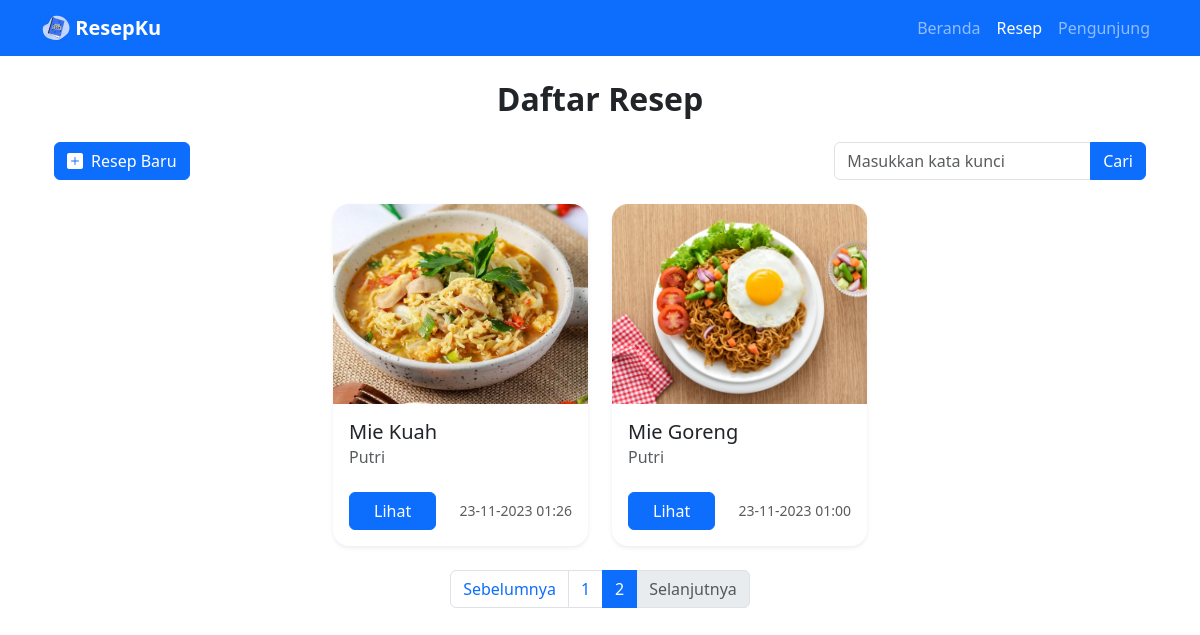
/resep-data.php?page=2, run on the app's committed database.
### tables this page shows
CREATE TABLE `tb_resep` (
  `id_resep` char(7) NOT NULL,
  `nama_resep` varchar(255) NOT NULL,
  `nama_pembuat` varchar(255) NOT NULL,
  `deskripsi` text NOT NULL,
  `gambar` varchar(255) NOT NULL,
  `tanggal_buat` datetime NOT NULL,
  `tanggal_edit` datetime NOT NULL
);

### resep-data.php (the view, shortened to what this page needs)
<?php
include 'template/_header.php';
include 'template/_navbar.php';
include 'template/_koneksi.php';
?>
<main>
    <section class="container px-4 ">
        <h2 class="fw-semibold text-center mb-4">Daftar Resep</h2>
        <div class="d-flex justify-content-between align-items-center mb-4">
            <a href="resep-tambah.php" class="btn btn-primary"><i class="bi bi-plus-square-fill"></i><span class="ms-2 d-none d-lg-inline">Resep Baru</span></a>
            <form action="" method="GET">
                <div class="input-group">
                    <input type="text" class="form-control" name="kata_kunci" placeholder="Masukkan kata kunci">
                    <button type="submit" class="btn btn-primary">Cari</button>
                </div>
            </form>
        </div>
        <div class="row justify-content-center">
            <?php
            $itemPerHalaman = 8;
            $halamanSaatIni = isset($_GET['page']) ? $_GET['page'] : 1;
            $mulaiDari = ($halamanSaatIni - 1) * $itemPerHalaman;
            if (isset($_GET['kata_kunci'])) {
                $kata_kunci = $_GET['kata_kunci'];
                $sql = "SELECT * FROM tb_resep
                        WHERE nama_resep LIKE '%$kata_kunci%'
                            OR nama_pembuat LIKE '%$kata_kunci%'
                            OR DATE_FORMAT(tanggal_edit, '%Y-%m-%d') LIKE '%$kata_kunci%'
                        ORDER BY tanggal_edit DESC
                        LIMIT $mulaiDari, $itemPerHalaman";
            } else {
                $sql = "SELECT * FROM tb_resep
                        ORDER BY tanggal_edit DESC
                        LIMIT $mulaiDari, $itemPerHalaman";
            }
            $query = mysqli_query($koneksi, $sql);
            if (mysqli_num_rows($query) > 0) {
                while ($hasil = mysqli_fetch_array($query)) {
            ?>
                    <div class="col col-lg-3 mb-4">
                        <div class="card border-0 shadow-sm rounded-4 h-100 w-100">
                            <img src="img/<?= $hasil['gambar']; ?>" alt="<?= $hasil['nama_resep']; ?>" class="card-img-top rounded-top-4 object-fit-cover" height="200">
                            <div class="card-body">
                                <h5 class="card-title text-overflow-clamp"><?= $hasil['nama_resep']; ?></h5>
                                <div class="d-flex flex-column gap-2 mb-4">
                                    <h6 class="card-subtitle text-body-secondary"><?= $hasil['nama_pembuat']; ?></h6>
                                </div>
                                <div class="d-flex justify-content-between align-items-center">
                                    <a href="resep-detail.php?id_resep=<?= $hasil['id_resep']; ?>" class="btn btn-primary px-4">Lihat</a>
                                    <small class="text-body-secondary d-none d-lg-inline"><?= date('d-m-Y H:i', strtotime($hasil['tanggal_edit'])); ?></small>
                                </div>
                            </div>
                        </div>
                    </div>
            <?php
                }
            } else {
                echo '<div class="col">
                        <div class="alert alert-danger mb-4" role="alert">
                            <strong>Resep tidak ditemukan!</strong> Klik link berikut untuk menampilkan semua resep. <a href="resep-data.php">KLIK DISINI</a>
                        </div>
                    </div>';
            }
            ?>
        </div>
        <nav aria-label="Page navigation" class="mb-4">
            <ul class="pagination justify-content-center">
                <li class="page-item <?= - ($halamanSaatIni == 1) ? 'disabled' : ''; ?>">
                    <a class="page-link" href="?page=<?= ($halamanSaatIni - 1); ?>">Sebelumnya</a>
                </li>
                <?php
                $hitungData = mysqli_query($koneksi, "SELECT COUNT(*) AS total FROM tb_resep");
                $hasilBaris = mysqli_fetch_array($hitungData);
                $totalHalaman = ceil($hasilBaris['total'] / $itemPerHalaman);
                for ($i = 1; $i <= $totalHalaman; $i++) {
                    echo '<li class="page-item ' . (($halamanSaatIni == $i) ? 'active' : '') . '">';
                    echo '<a class="page-link" href="?page=' . $i . '">' . $i . '</a>';
                    echo '</li>';
                }
                ?>
                <li class="page-item <?= ($halamanSaatIni == $totalHalaman) ? 'disabled' : ''; ?>">
                    <a class="page-link" href="?page=<?= ($halamanSaatIni + 1); ?>">Selanjutnya</a>
                </li>
            </ul>
        </nav>
    </section>
</main>
<?php include 'template/_footer.php'; ?>

### assets/css/style.css (style rules this page uses)
section { padding-top: 5rem; }
.text-overflow-clamp { display: -webkit-box; -webkit-box-orient: vertical; overflow: hidden; -webkit-line-clamp: 1; }

### data on the page
tb_resep: gambar (picture), nama_resep "Mie Kuah", nama_pembuat "Putri", tanggal_edit "23-11-2023 01:26"
tb_resep: gambar (picture), nama_resep "Mie Goreng", nama_pembuat "Putri", tanggal_edit "23-11-2023 01:00"
